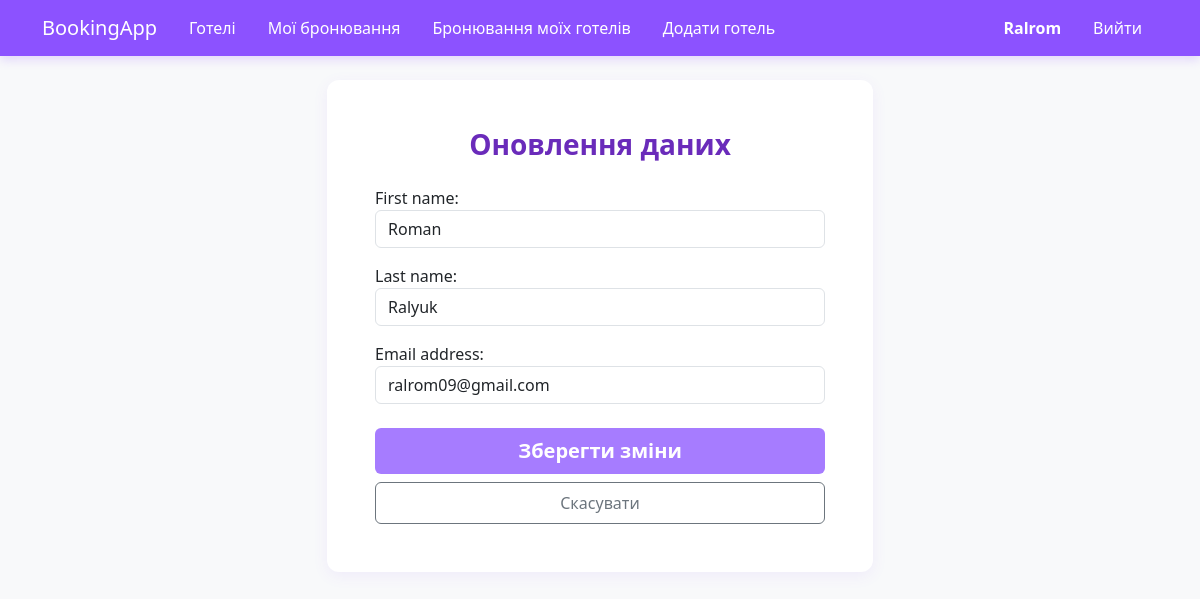
/users/profile/edit/ (signed in), run on the app's committed database.
### users/models/user.py (models this page shows, shortened)
class User(AbstractUser):
    ROLES_CHOICES = [
        ('guest', _('Клієнт')),
        ('owner', _('Власник готелю')),
        ('admin', _('Адміністратор')),
    ]
    role = models.CharField(
        verbose_name=_('Роль'),
        max_length=20,
        choices=ROLES_CHOICES,
        default='guest',
    )
    @property
    def is_hotel_owner(self) -> bool:
        return (self.role == 'owner' or
                self.is_superuser)

### users/views/profile.py (the view)
# urls.py: path('profile/edit/',     UserProfileUpdateView.as_view(),  name='profile_update'),
class UserProfileUpdateView(
    UserIsSelfMixin,
    UpdateView
):
    model = User
    form_class = UserProfileForm
    template_name = 'users/profile_update.html'
    success_url = reverse_lazy('profile')
    success_message = _l("Дані вашого профілю успішно оновлено.")
    def get_object(self, queryset=None):
        if 'pk' not in self.kwargs:
            return self.request.user
        return super().get_object(queryset)

### users/forms/profile.py
class UserProfileForm(
    BootstrapFormMixin,
    forms.ModelForm
):
    placeholders = {
        'first_name': _("Ім'я"),
        'last_name':  _("Прізвище"),
        'email':      _("Електронна пошта"),
    }
    class Meta:
        model = User
        fields = (
            'first_name',
            'last_name',
            'email'
        )

### users/mixins/profile.py (called while the page is built)
    def test_func(self):
        user_object = self.get_object()
        return (
            user_object == self.request.user or
            self.request.user.is_superuser
        )

### templates/users/profile_update.html (shortened to what this page needs)
{% extends 'base.html' %}
{% block content %}
<div class="row justify-content-center mt-4">
    <div class="col-md-6">
        <div class="card card-lilac p-5">
            <h3 class="text-lilac text-center mb-4 fw-bold">Оновлення даних</h3>
            <form method="post" enctype="multipart/form-data">
                {{ form.as_p }}
                <div class="d-grid gap-2 mt-4">
                    <button type="submit" class="btn btn-lilac py-2 fs-5">Зберегти зміни</button>
                    <a href="javascript:history.back()" class="btn btn-outline-secondary py-2">Скасувати</a>
                </div>
            </form>
        </div>
    </div>
</div>
{% endblock %}

### templates/includes/navbar.html (shortened to what this page needs)
<nav class="navbar navbar-expand-lg navbar-custom">
    <div class="container">
        <a class="navbar-brand" href="{% url 'hotel_list' %}">BookingApp</a>
        <div class="collapse navbar-collapse justify-content-between" id="navbarNav">
            <ul class="navbar-nav">
                <li class="nav-item">
                    <a class="nav-link px-3" href="{% url 'hotel_list' %}">Готелі</a>
                </li>
                {% if user.is_authenticated %}
                    <li class="nav-item">
                        <a class="nav-link px-3" href="{% url 'user_booking_list' %}">Мої бронювання</a>
                    </li>
                    {% if user.is_hotel_owner %}
                        <li class="nav-item">
                            <a class="nav-link px-3" href="{% url 'owner_booking_list' %}">Бронювання моїх готелів</a>
                        </li>
                        <li class="nav-item">
                            <a class="nav-link px-3" href="{% url 'hotel_create' %}">Додати готель</a>
                        </li>
                    {% endif %}
                {% endif %}
            </ul>
            <ul class="navbar-nav align-items-center">
                {% if user.is_authenticated %}
                    <li class="nav-item">
                        <a class="nav-link px-3 fw-bold" href="{% url 'profile' %}">{{ user.username }}</a>
                    </li>
                    <li class="nav-item">
                        <form action="{% url 'logout' %}" method="post" class="d-inline">
                            <button type="submit" class="btn btn-link nav-link px-3" style="text-decoration: none;">Вийти</button>
                        </form>
                    </li>
                {% endif %}
            </ul>
        </div>
    </div>
</nav>

### templates/base.html (style rules this page uses)
body { background-color: #f5f0fa !important; color: #2d1b36; }
.navbar-custom { background-color: #8c52ff; box-shadow: 0 4px 10px rgba(140, 82, 255, 0.2); }
.navbar-custom .navbar-brand, .navbar-custom .nav-link { color: #ffffff !important; font-weight: 500; }
.btn-lilac { background-color: #a67cff; color: #ffffff; font-weight: bold; border: none; transition: background-color 0.2s; }
.card-lilac { background: #ffffff; border: none; border-radius: 12px; box-shadow: 0 4px 15px rgba(140, 82, 255, 0.08); }
.text-lilac { color: #6a2bba; }

### data on the page
User: username "Ralrom", first_name "Roman", last_name "Ralyuk", email "ralrom09@gmail.com"
